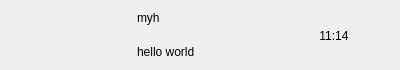
<?xml version="1.0" encoding="UTF-8"?>
<ui version="4.0">
 <class>ChatUserWid</class>
 <widget class="QWidget" name="ChatUserWid">
  <property name="geometry">
   <rect>
    <x>0</x>
    <y>0</y>
    <width>400</width>
    <height>70</height>
   </rect>
  </property>
  <property name="minimumSize">
   <size>
    <width>0</width>
    <height>70</height>
   </size>
  </property>
  <property name="maximumSize">
   <size>
    <width>16777215</width>
    <height>70</height>
   </size>
  </property>
  <property name="windowTitle">
   <string>Form</string>
  </property>
  <layout class="QHBoxLayout" name="horizontalLayout">
   <property name="spacing">
    <number>5</number>
   </property>
   <property name="leftMargin">
    <number>6</number>
   </property>
   <property name="topMargin">
    <number>2</number>
   </property>
   <property name="rightMargin">
    <number>6</number>
   </property>
   <property name="bottomMargin">
    <number>2</number>
   </property>
   <item>
    <widget class="QWidget" name="icon_wid" native="true">
     <property name="minimumSize">
      <size>
       <width>50</width>
       <height>50</height>
      </size>
     </property>
     <property name="maximumSize">
      <size>
       <width>50</width>
       <height>50</height>
      </size>
     </property>
     <widget class="QLabel" name="icon_lb">
      <property name="geometry">
       <rect>
        <x>0</x>
        <y>2</y>
        <width>45</width>
        <height>45</height>
       </rect>
      </property>
      <property name="minimumSize">
       <size>
        <width>45</width>
        <height>45</height>
       </size>
      </property>
      <property name="maximumSize">
       <size>
        <width>45</width>
        <height>45</height>
       </size>
      </property>
      <property name="text">
       <string/>
      </property>
     </widget>
     <widget class="QLabel" name="red_point">
      <property name="geometry">
       <rect>
        <x>30</x>
        <y>0</y>
        <width>30</width>
        <height>30</height>
       </rect>
      </property>
      <property name="minimumSize">
       <size>
        <width>30</width>
        <height>30</height>
       </size>
      </property>
      <property name="maximumSize">
       <size>
        <width>30</width>
        <height>30</height>
       </size>
      </property>
      <property name="text">
       <string/>
      </property>
     </widget>
    </widget>
   </item>
   <item>
    <widget class="QWidget" name="user_info_wid" native="true">
     <property name="maximumSize">
      <size>
       <width>130</width>
       <height>16777215</height>
      </size>
     </property>
     <layout class="QVBoxLayout" name="verticalLayout">
      <property name="leftMargin">
       <number>2</number>
      </property>
      <property name="topMargin">
       <number>2</number>
      </property>
      <property name="rightMargin">
       <number>2</number>
      </property>
      <property name="bottomMargin">
       <number>2</number>
      </property>
      <item>
       <widget class="QLabel" name="user_name_lb">
        <property name="text">
         <string>myh</string>
        </property>
       </widget>
      </item>
      <item>
       <widget class="QLabel" name="user_chat_lb">
        <property name="maximumSize">
         <size>
          <width>130</width>
          <height>16777215</height>
         </size>
        </property>
        <property name="text">
         <string>hello world</string>
        </property>
       </widget>
      </item>
     </layout>
    </widget>
   </item>
   <item>
    <widget class="QWidget" name="time_wid" native="true">
     <property name="minimumSize">
      <size>
       <width>50</width>
       <height>50</height>
      </size>
     </property>
     <property name="maximumSize">
      <size>
       <width>50</width>
       <height>50</height>
      </size>
     </property>
     <widget class="QLabel" name="time_lb">
      <property name="geometry">
       <rect>
        <x>0</x>
        <y>20</y>
        <width>54</width>
        <height>12</height>
       </rect>
      </property>
      <property name="text">
       <string>11:14</string>
      </property>
      <property name="alignment">
       <set>Qt::AlignCenter</set>
      </property>
     </widget>
    </widget>
   </item>
  </layout>
 </widget>
 <resources/>
 <connections/>
</ui>
